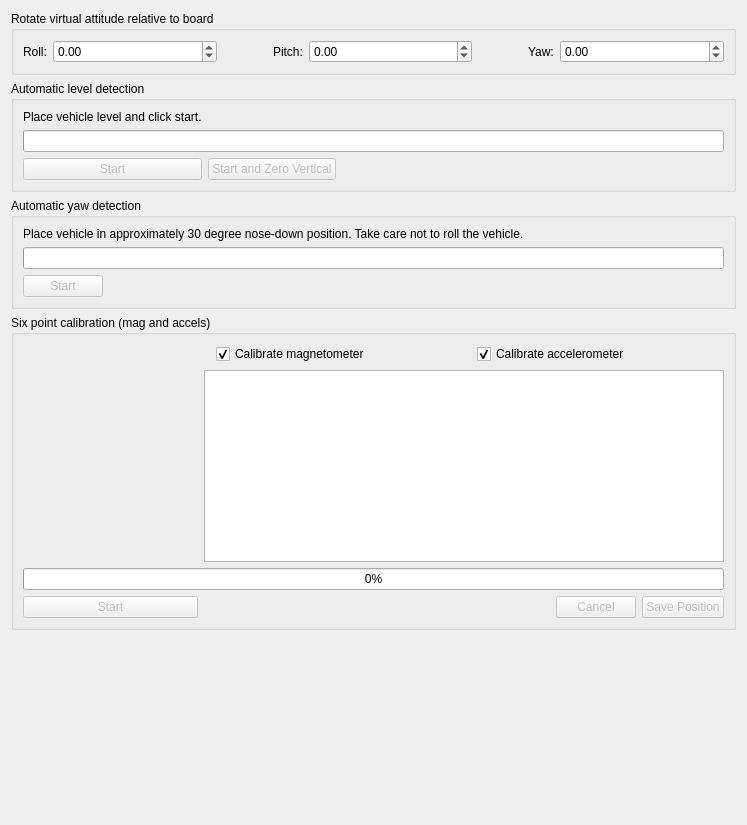
         <widget class="QWidget" name="scrollAreaWidgetContents_2">
          <property name="geometry">
           <rect>
            <x>0</x>
            <y>0</y>
            <width>747</width>
            <height>825</height>
           </rect>
          </property>
          <layout class="QVBoxLayout" name="verticalLayout_3">
           <item>
            <widget class="QGroupBox" name="groupBox">
             <property name="title">
              <string>Rotate virtual attitude relative to board</string>
             </property>
             <layout class="QHBoxLayout" name="horizontalLayout_6">
              <item>
               <widget class="QLabel" name="label_9">
                <property name="layoutDirection">
                 <enum>Qt::LeftToRight</enum>
                </property>
                <property name="text">
                 <string>Roll:</string>
                </property>
                <property name="alignment">
                 <set>Qt::AlignLeading|Qt::AlignLeft|Qt::AlignVCenter</set>
                </property>
               </widget>
              </item>
              <item>
               <widget class="QDoubleSpinBox" name="rollRotation">
                <property name="sizePolicy">
                 <sizepolicy hsizetype="Expanding" vsizetype="Fixed">
                  <horstretch>1</horstretch>
                  <verstretch>0</verstretch>
                 </sizepolicy>
                </property>
                <property name="minimum">
                 <double>-180.000000000000000</double>
                </property>
                <property name="maximum">
                 <double>180.000000000000000</double>
                </property>
                <property name="objrelation" stdset="0">
                 <stringlist notr="true">
                  <string>objname:AttitudeSettings</string>
                  <string>fieldname:BoardRotation</string>
                  <string>element:Roll</string>
                  <string>scale:100.0</string>
                  <string>buttongroup:1</string>
                 </stringlist>
                </property>
               </widget>
              </item>
              <item>
               <spacer name="horizontalSpacer_2">
                <property name="orientation">
                 <enum>Qt::Horizontal</enum>
                </property>
                <property name="sizeHint" stdset="0">
                 <size>
                  <width>50</width>
                  <height>20</height>
                 </size>
                </property>
               </spacer>
              </item>
              <item>
               <widget class="QLabel" name="label_8">
                <property name="text">
                 <string>Pitch:</string>
                </property>
                <property name="alignment">
                 <set>Qt::AlignLeading|Qt::AlignLeft|Qt::AlignVCenter</set>
                </property>
               </widget>
              </item>
              <item>
               <widget class="QDoubleSpinBox" name="pitchRotation">
                <property name="sizePolicy">
                 <sizepolicy hsizetype="Expanding" vsizetype="Fixed">
                  <horstretch>1</horstretch>
                  <verstretch>0</verstretch>
                 </sizepolicy>
                </property>
                <property name="minimum">
                 <double>-90.000000000000000</double>
                </property>
                <property name="maximum">
                 <double>90.000000000000000</double>
                </property>
                <property name="objrelation" stdset="0">
                 <stringlist notr="true">
                  <string>objname:AttitudeSettings</string>
                  <string>fieldname:BoardRotation</string>
                  <string>element:Pitch</string>
                  <string>scale:100.0</string>
                  <string>buttongroup:1</string>
                 </stringlist>
                </property>
               </widget>
              </item>
              <item>
               <spacer name="horizontalSpacer_7">
                <property name="orientation">
                 <enum>Qt::Horizontal</enum>
                </property>
                <property name="sizeHint" stdset="0">
                 <size>
                  <width>50</width>
                  <height>20</height>
                 </size>
                </property>
               </spacer>
              </item>
              <item>
               <widget class="QLabel" name="label_10">
                <property name="sizePolicy">
                 <sizepolicy hsizetype="Preferred" vsizetype="Preferred">
                  <horstretch>0</horstretch>
                  <verstretch>0</verstretch>
                 </sizepolicy>
                </property>
                <property name="text">
                 <string>Yaw:</string>
                </property>
                <property name="alignment">
                 <set>Qt::AlignLeading|Qt::AlignLeft|Qt::AlignVCenter</set>
                </property>
               </widget>
              </item>
              <item>
               <widget class="QDoubleSpinBox" name="yawRotation">
                <property name="sizePolicy">
                 <sizepolicy hsizetype="Expanding" vsizetype="Fixed">
                  <horstretch>1</horstretch>
                  <verstretch>0</verstretch>
                 </sizepolicy>
                </property>
                <property name="minimum">
                 <double>-180.000000000000000</double>
                </property>
                <property name="maximum">
                 <double>180.000000000000000</double>
                </property>
                <property name="objrelation" stdset="0">
                 <stringlist notr="true">
                  <string>objname:AttitudeSettings</string>
                  <string>fieldname:BoardRotation</string>
                  <string>element:Yaw</string>
                  <string>scale:100.0</string>
                  <string>buttongroup:1</string>
                 </stringlist>
                </property>
               </widget>
              </item>
             </layout>
            </widget>
           </item>
           <item>
            <widget class="QGroupBox" name="groupBox_4">
             <property name="title">
              <string>Automatic level detection</string>
             </property>
             <layout class="QGridLayout" name="gridLayout_3">
              <item row="1" column="0" colspan="4">
               <widget class="QProgressBar" name="accelBiasProgress">
                <property name="value">
                 <number>0</number>
                </property>
                <property name="textVisible">
                 <bool>false</bool>
                </property>
               </widget>
              </item>
              <item row="2" column="0">
               <widget class="QPushButton" name="levelingStart">
                <property name="enabled">
                 <bool>false</bool>
                </property>
                <property name="toolTip">
                 <string>Use a spirit level to make the vehicle as level as possible. In the case of airplanes, the wings should be level with respect to the ground, even if this leads to a slightly nose-up or nose-down fuselage orientation.</string>
                </property>
                <property name="text">
                 <string>Start</string>
                </property>
               </widget>
              </item>
              <item row="0" column="0">
               <widget class="QLabel" name="label">
                <property name="text">
                 <string>Place vehicle level and click start.</string>
                </property>
               </widget>
              </item>
              <item row="2" column="1">
               <widget class="QPushButton" name="levelingAndBiasStart">
                <property name="enabled">
                 <bool>false</bool>
                </property>
                <property name="toolTip">
                 <string>&lt;html&gt;&lt;head/&gt;&lt;body&gt;&lt;p&gt;Takes the current attitude as level and additionally computes the&lt;/p&gt;&lt;p&gt;z-accel offset to match gravity. This produces a more accurate&lt;/p&gt;&lt;p&gt;altitude hold for VTOL aircrafts.&lt;/p&gt;&lt;/body&gt;&lt;/html&gt;</string>
                </property>
                <property name="text">
                 <string>Start and Zero Vertical</string>
                </property>
               </widget>
              </item>
              <item row="2" column="3">
               <spacer name="horizontalSpacer_6">
                <property name="orientation">
                 <enum>Qt::Horizontal</enum>
                </property>
                <property name="sizeHint" stdset="0">
                 <size>
                  <width>40</width>
                  <height>20</height>
                 </size>
                </property>
               </spacer>
              </item>
             </layout>
            </widget>
           </item>
           <item>
            <widget class="QGroupBox" name="groupBox_5">
             <property name="title">
              <string>Automatic yaw detection</string>
             </property>
             <layout class="QGridLayout" name="gridLayout_8">
              <item row="3" column="0">
               <widget class="QPushButton" name="yawOrientationStart">
                <property name="enabled">
                 <bool>false</bool>
                </property>
                <property name="toolTip">
                 <string>It is very important to keep the vehicle still during this test. Do your best only to pitch the vehicle forward, without adding any roll. Make sure to validate the results in the PFD before saving.</string>
                </property>
                <property name="text">
                 <string>Start</string>
                </property>
               </widget>
              </item>
              <item row="3" column="1">
               <spacer name="horizontalSpacer_5">
                <property name="orientation">
                 <enum>Qt::Horizontal</enum>
                </property>
                <property name="sizeHint" stdset="0">
                 <size>
                  <width>40</width>
                  <height>20</height>
                 </size>
                </property>
               </spacer>
              </item>
              <item row="1" column="0" colspan="3">
               <widget class="QLabel" name="label_18">
                <property name="text">
                 <string>Place vehicle in approximately 30 degree nose-down position. Take care not to roll the vehicle.</string>
                </property>
               </widget>
              </item>
              <item row="2" column="0" colspan="3">
               <widget class="QProgressBar" name="pb_yawCalibration">
                <property name="value">
                 <number>0</number>
                </property>
                <property name="textVisible">
                 <bool>false</bool>
                </property>
               </widget>
              </item>
             </layout>
            </widget>
           </item>
           <item>
            <widget class="QGroupBox" name="groupBox6pt">
             <property name="title">
              <string>Six point calibration (mag and accels)</string>
             </property>
             <layout class="QGridLayout" name="gridLayout_4">
              <item row="3" column="4">
               <widget class="QPushButton" name="sixPointSave">
                <property name="enabled">
                 <bool>false</bool>
                </property>
                <property name="toolTip">
                 <string>Save settings (only enabled when calibration is running)</string>
                </property>
                <property name="text">
                 <string>Save Position</string>
                </property>
               </widget>
              </item>
              <item row="1" column="0">
               <widget class="QGraphicsView" name="sixPointHelp">
                <property name="sizePolicy">
                 <sizepolicy hsizetype="Expanding" vsizetype="MinimumExpanding">
                  <horstretch>0</horstretch>
                  <verstretch>0</verstretch>
                 </sizepolicy>
                </property>
                <property name="maximumSize">
                 <size>
                  <width>175</width>
                  <height>100</height>
                 </size>
                </property>
                <property name="toolTip">
                 <string>Nice paper plane, eh?</string>
                </property>
                <property name="styleSheet">
                 <string notr="true">background:transparent</string>
                </property>
               </widget>
              </item>
              <item row="1" column="1" colspan="4">
               <widget class="QTextEdit" name="sixPointCalibInstructions">
                <property name="sizePolicy">
                 <sizepolicy hsizetype="Expanding" vsizetype="Expanding">
                  <horstretch>0</horstretch>
                  <verstretch>0</verstretch>
                 </sizepolicy>
                </property>
               </widget>
              </item>
              <item row="3" column="3">
               <widget class="QPushButton" name="sixPointCancel">
                <property name="enabled">
                 <bool>false</bool>
                </property>
                <property name="text">
                 <string>Cancel</string>
                </property>
               </widget>
              </item>
              <item row="3" column="0">
               <widget class="QPushButton" name="sixPointStart">
                <property name="enabled">
                 <bool>false</bool>
                </property>
                <property name="toolTip">
                 <string>Launch a sensor range and bias calibration.</string>
                </property>
                <property name="text">
                 <string>Start</string>
                </property>
               </widget>
              </item>
              <item row="2" column="0" colspan="5">
               <widget class="QProgressBar" name="sixPointProgress">
                <property name="value">
                 <number>0</number>
                </property>
               </widget>
              </item>
              <item row="0" column="1" colspan="4">
               <layout class="QHBoxLayout" name="horizontalLayout_5">
                <property name="spacing">
                 <number>25</number>
                </property>
                <property name="leftMargin">
                 <number>12</number>
                </property>
                <property name="topMargin">
                 <number>0</number>
                </property>
                <property name="rightMargin">
                 <number>12</number>
                </property>
                <item>
                 <widget class="QCheckBox" name="cbCalibrateMags">
                  <property name="layoutDirection">
                   <enum>Qt::LeftToRight</enum>
                  </property>
                  <property name="text">
                   <string>Calibrate magnetometer</string>
                  </property>
                  <property name="checked">
                   <bool>true</bool>
                  </property>
                 </widget>
                </item>
                <item>
                 <widget class="QCheckBox" name="cbCalibrateAccels">
                  <property name="text">
                   <string>Calibrate accelerometer</string>
                  </property>
                  <property name="checked">
                   <bool>true</bool>
                  </property>
                 </widget>
                </item>
               </layout>
              </item>
              <item row="3" column="1">
               <spacer name="horizontalSpacer_3">
                <property name="orientation">
                 <enum>Qt::Horizontal</enum>
                </property>
                <property name="sizeHint" stdset="0">
                 <size>
                  <width>40</width>
                  <height>20</height>
                 </size>
                </property>
               </spacer>
              </item>
             </layout>
            </widget>
           </item>
           <item>
            <spacer name="verticalSpacer_2">
             <property name="orientation">
              <enum>Qt::Vertical</enum>
             </property>
             <property name="sizeHint" stdset="0">
              <size>
               <width>20</width>
               <height>40</height>
              </size>
             </property>
            </spacer>
           </item>
          </layout>
         </widget>
